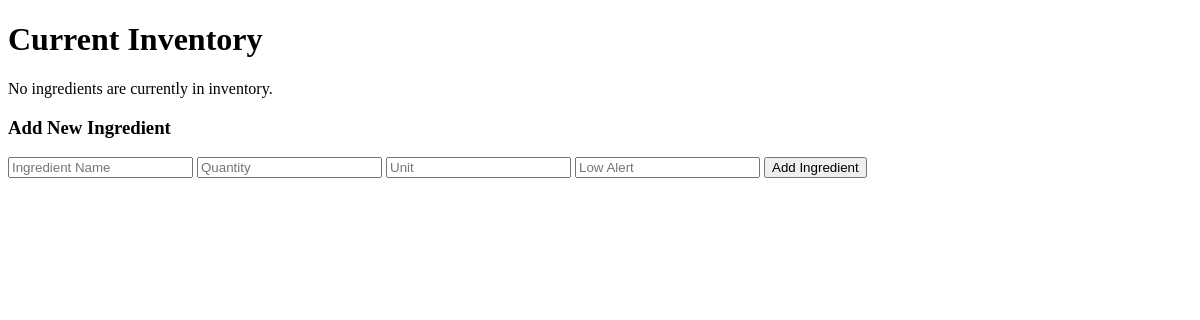
The app's page /inventory/ (signed in), older data.
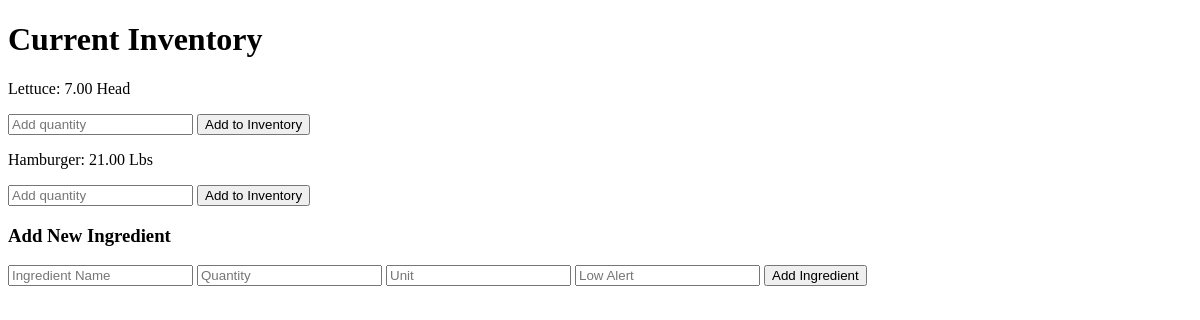
The same page, newer data.
### restaurant/models.py (models this page shows, shortened)
class Ingredient(models.Model):
    name = models.CharField(max_length=100)
    quantity = models.DecimalField(
        max_digits=10,
        decimal_places=2,
        default=0,
        validators=[MinValueValidator(0)]
    )
    unit = models.CharField(max_length=20)
    low_alert = models.DecimalField(
        max_digits=10,
        decimal_places=2,
        default=0,
        validators=[MinValueValidator(0)]
    )

### restaurant/views.py (the view)
# urls.py: path("inventory/", views.inventory, name="inventory"),
@login_required
@user_passes_test(staff_user)
def inventory(request):
    ingredients = Ingredient.objects.all()
    return render(
        request,
        "inventory.html",
        {"ingredients": ingredients}
    )

### restaurant/views.py (called while the page is built)
def staff_user(user):
    return user.is_staff

### templates/inventory.html (shortened to what this page needs)
<!DOCTYPE html>
<html lang="en">
<head>
</head>
<body>
    <h1>Current Inventory</h1>
    {% for ingredient in ingredients %}
        <p>
            {{ ingredient.name }}:
            {{ ingredient.quantity }} {{ ingredient.unit }}
            <form method="POST" action="{% url 'add_ingredient_qty' ingredient.id %}">
                <input type="number" name="quantity" placeholder="Add quantity" step="any" required>
                <button type="submit">Add to Inventory</button>
            </form>
        </p>
    {% empty %}
        <p>No ingredients are currently in inventory.</p>
    {% endfor %}
    <h3>Add New Ingredient</h3>
    <form method="POST" action="{% url 'add_new_ingredient' %}">
        <input type="text" name="name" placeholder="Ingredient Name" required>
        <input type="number" name="quantity" placeholder="Quantity" step="any" required>
        <input type="text" name="unit" placeholder="Unit" required>
        <input type="number" name="low_alert" placeholder="Low Alert" step="any" min="0" required>
        <button type="submit">Add Ingredient</button>
    </form>
</body>
</html>

Row changes from the older to the newer data that the page shows:
added Ingredient: name "Lettuce", quantity "7.00", unit "Head"
added Ingredient: name "Hamburger", quantity "21.00", unit "Lbs"
Text that changed along with them:
text no longer shown: "No ingredients are currently in inventory."
